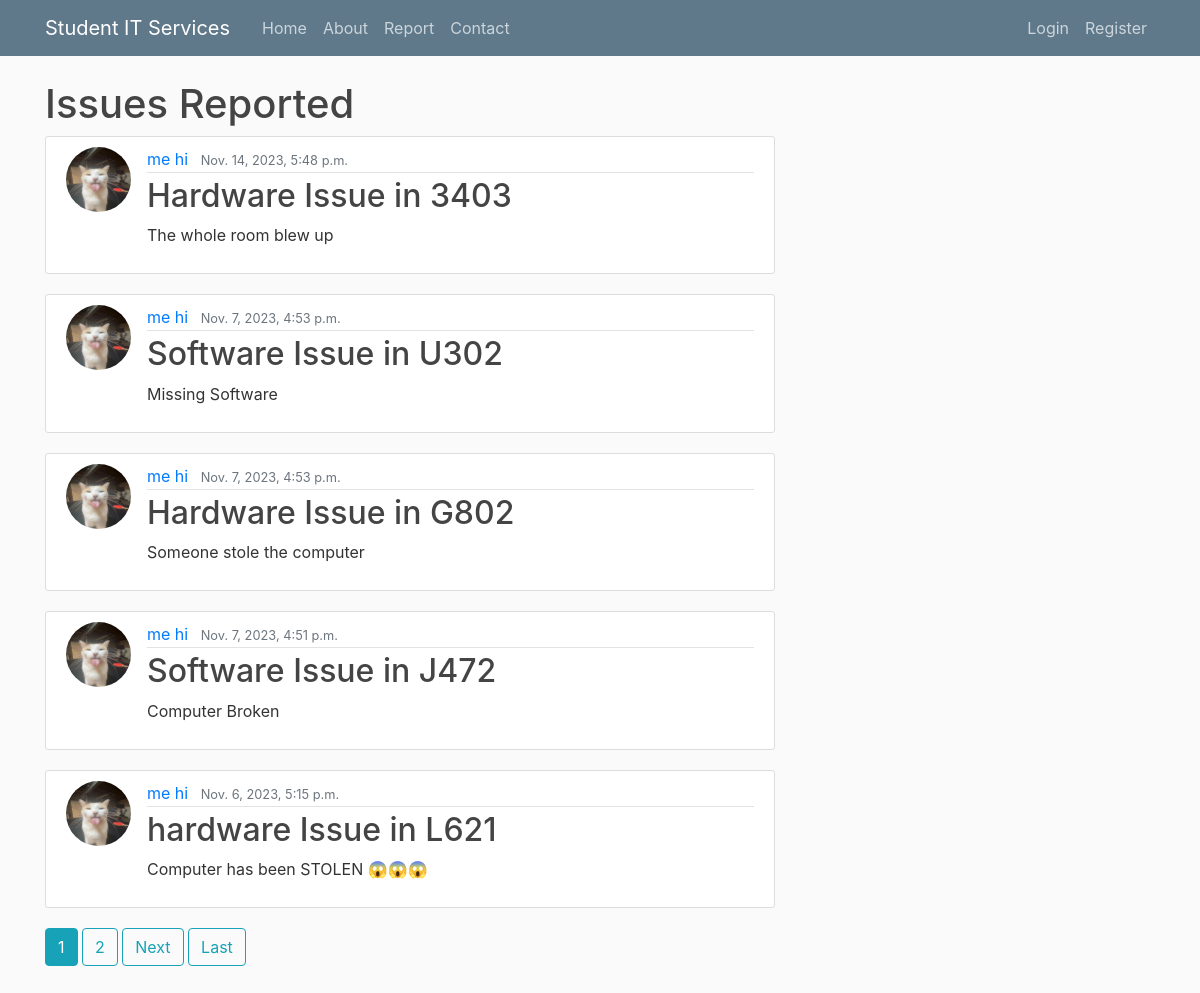
Screenshot of /report with the database file from the repository.
### itreporting/models.py (models this page shows, shortened)
class Issue(models.Model):
    type = models.CharField(max_length=100, choices = [('Hardware', 'Hardware'), ('Software', 'Software')])
    room = models.CharField(max_length=100)
    urgent = models.BooleanField(default= False)
    details = models.TextField()
    date_submitted = models.DateTimeField(default=timezone.now)
    author = models.ForeignKey(User, related_name='issues', on_delete=models.CASCADE)
    def __str__(self):
        return f'{self.type} Issue in {self.room}'

### users/models.py (models this page shows)
class Profile(models.Model):
    user = models.OneToOneField(User, null = True, on_delete = models.CASCADE)
    image = models.ImageField(default = 'default.png', upload_to = 'profile_pics')
    def __str__(self):
        return f'{self.user.first_name} {self.user.last_name}'

### itreporting/views.py (the view)
class PostListView(ListView):
    model=Issue
    template_name='itreporting/report.html'
    context_object_name='issues'
    ordering= ['-date_submitted']
    paginate_by = 5

### itreporting/templates/itreporting/report.html (shortened to what this page needs)
{% extends "itreporting/base.html" %}
{% block content %}
    <h1>Issues Reported</h1>
    {% for issue in issues %}
    <article class="media content-section">
        <img class="rounded-circle article-img" src="{{issue.author.profile.image.url }}"/>
        <div class="media-body">
            <div class="article-metadata">
                <a class="mr-2" href="{% url 'itreporting:user-issues' issue.author.username %}">{{ issue.author.profile }}</a>
                <small class="text-muted">{{ issue.date_submitted}}</small>
            </div>
            <h2><a class="article-title" href="{% url 'itreporting:issue-detail' issue.id %}">{{ issue }}</a></h2>
            <p class="article-content">{{ issue.details }}</p>
        </div>
    </article>
    {% endfor %}
    {% if is_paginated %}
    {% for num in page_obj.paginator.page_range %}
    {% if page_obj.number == num %}
    <a class="btn btn-info mb-4" href="?page={{num}}">{{num}}</a>
    {% elif num > page_obj.number|add:'-3' and num < page_obj.number|add:'3' %}
    <a class="btn btn-outline-info mb-4" href="?page={{num}}">{{num}}</a>
    {% endif %}
    {% endfor %}
    {% if page_obj.has_next %}
    <a class="btn btn-outline-info mb-4" href="?page={{page_obj.next_page_number}}">Next</a>
    <a class="btn btn-outline-info mb-4" href="?page={{page_obj.paginator.num_pages}}">Last</a>
    {% endif %}
    {% endif %}
{% endblock content %}

### itreporting/static/css/styles.css (style rules this page uses)
html { position: relative; min-height: 100%; }
body { background: #fafafa; color: #333333; margin-top: 5rem; margin-bottom: 50px; }
h1, h2, h3, h4, h5, h6 { color: #444444; }
.content-section { background: #ffffff; padding: 10px 20px; border: 1px solid #dddddd; border-radius: 3px; margin-bottom: 20px; }
.article-title { color: #444444; }
.article-content { white-space: pre-line; }
.article-img { height: 65px; width: 65px; margin-right: 16px; }
.article-metadata { padding-bottom: 1px; margin-bottom: 4px; border-bottom: 1px solid #e3e3e3 }

### rows the page displays
Issue: author.profile.image (picture), author.profile "me hi", date_submitted "Nov. 14, 2023, 5:48 p.m.", type+room "Hardware Issue in 3403", details "The whole room blew up"
Issue: author.profile.image (picture), author.profile "me hi", date_submitted "Nov. 7, 2023, 4:53 p.m.", type+room "Software Issue in U302", details "Missing Software"
Issue: author.profile.image (picture), author.profile "me hi", date_submitted "Nov. 7, 2023, 4:53 p.m.", type+room "Hardware Issue in G802", details "Someone stole the computer"
Issue: author.profile.image (picture), author.profile "me hi", date_submitted "Nov. 7, 2023, 4:51 p.m.", type+room "Software Issue in J472", details "Computer Broken"
Issue: author.profile.image (picture), author.profile "me hi", date_submitted "Nov. 6, 2023, 5:15 p.m.", type+room "hardware Issue in L621", details "Computer has been STOLEN 😱😱😱"

### other values shown
{{ num }} "1"
{{ num }} "2"
